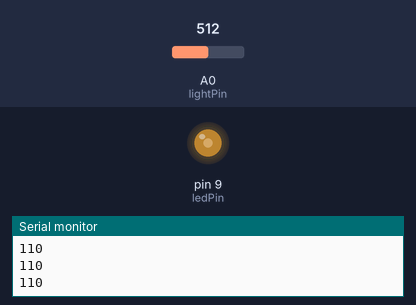
Recording of a sketch running on a simulated Arduino Uno, built with avr-gcc and run on an emulated ATmega328P. Parts: output pins drawn as LEDs (lit = HIGH), the last lines printed to the serial monitor. The inputs (shaded band) are chosen by the test bench; at power-on: A0 (lightPin) = 512.

Above: at 1.2 s.
1.3 s: A0 (lightPin) set to 716
At 2.1 s:
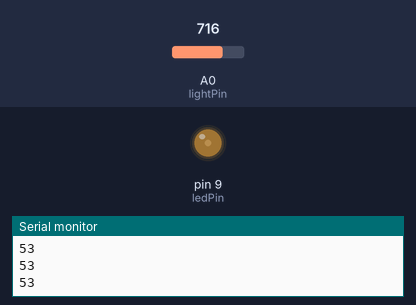
2.8 s: A0 (lightPin) set to 900
At 3.3 s:
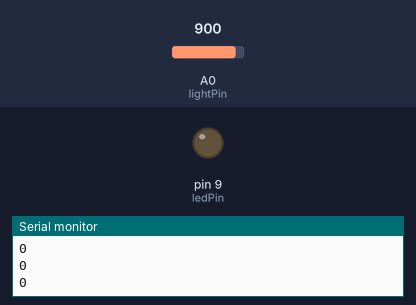
4.3 s: A0 (lightPin) set to 306
At 5.5 s:
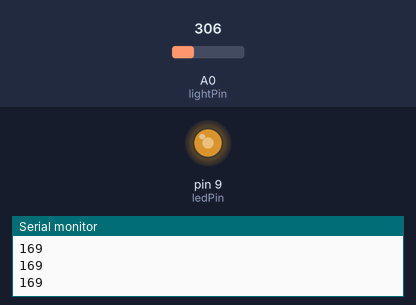
5.8 s: A0 (lightPin) set to 122
At 6.8 s:
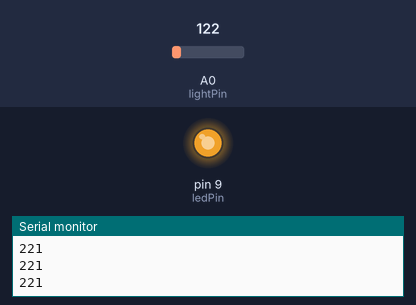
7.3 s: A0 (lightPin) set to 1023
At 7.8 s:
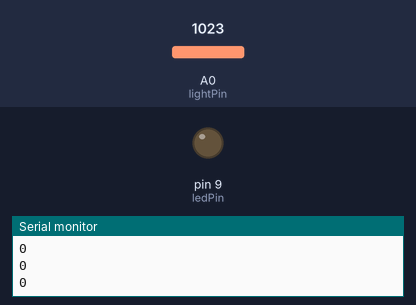
Timing chart, 0 to 9.8 s (numbered marks = the images above; inputs shaded):
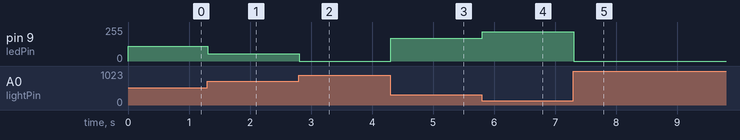

Measured:
- after the input at 1.3 s, pin 9 (ledPin): 110/255 → 53/255 at once
- after the input at 2.8 s, pin 9 (ledPin): 53/255 → 0/255 at once
- after the input at 4.3 s, pin 9 (ledPin): 0/255 → 169/255 at once
- after the input at 5.8 s, pin 9 (ledPin): 169/255 → 221/255 at once
- after the input at 7.3 s, pin 9 (ledPin): 221/255 → 0/255 at once

The sketch:

circ_09_light.ino
```cpp
int lightPin = 0;
int ledPin = 9;

void setup() {
  pinMode(ledPin, OUTPUT);
  Serial.begin(9600);
}

void loop() {
  int lightLevel = analogRead(lightPin);

  lightLevel = map(lightLevel, 0, 900, 0, 255);
  lightLevel = constrain(lightLevel, 0, 255);

  Serial.println(255 - lightLevel);
  analogWrite(ledPin, 255 - lightLevel);
}
```
